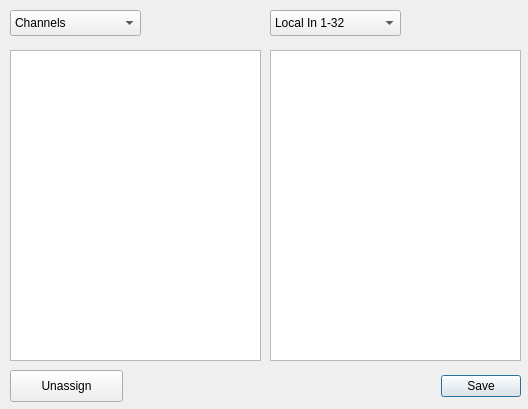
<?xml version="1.0" encoding="UTF-8"?>
<ui version="4.0">
 <class>Dialog</class>
 <widget class="QDialog" name="Dialog">
  <property name="geometry">
   <rect>
    <x>0</x>
    <y>0</y>
    <width>528</width>
    <height>409</height>
   </rect>
  </property>
  <property name="windowTitle">
   <string>Dialog</string>
  </property>
  <widget class="QDialogButtonBox" name="buttonBox">
   <property name="geometry">
    <rect>
     <x>0</x>
     <y>370</y>
     <width>521</width>
     <height>32</height>
    </rect>
   </property>
   <property name="orientation">
    <enum>Qt::Horizontal</enum>
   </property>
   <property name="standardButtons">
    <set>QDialogButtonBox::Save</set>
   </property>
  </widget>
  <widget class="QComboBox" name="inputSelect">
   <property name="geometry">
    <rect>
     <x>10</x>
     <y>10</y>
     <width>131</width>
     <height>26</height>
    </rect>
   </property>
   <item>
    <property name="text">
     <string>Channels</string>
    </property>
   </item>
  </widget>
  <widget class="QTableWidget" name="inputMatrix">
   <property name="geometry">
    <rect>
     <x>10</x>
     <y>50</y>
     <width>251</width>
     <height>311</height>
    </rect>
   </property>
   <property name="focusPolicy">
    <enum>Qt::StrongFocus</enum>
   </property>
   <property name="editTriggers">
    <set>QAbstractItemView::NoEditTriggers</set>
   </property>
   <property name="showDropIndicator" stdset="0">
    <bool>false</bool>
   </property>
   <property name="dragDropOverwriteMode">
    <bool>false</bool>
   </property>
   <property name="alternatingRowColors">
    <bool>true</bool>
   </property>
   <property name="selectionMode">
    <enum>QAbstractItemView::SingleSelection</enum>
   </property>
   <property name="textElideMode">
    <enum>Qt::ElideMiddle</enum>
   </property>
   <property name="showGrid">
    <bool>true</bool>
   </property>
   <property name="gridStyle">
    <enum>Qt::SolidLine</enum>
   </property>
   <property name="cornerButtonEnabled">
    <bool>false</bool>
   </property>
   <property name="rowCount">
    <number>0</number>
   </property>
   <property name="columnCount">
    <number>8</number>
   </property>
   <attribute name="horizontalHeaderVisible">
    <bool>false</bool>
   </attribute>
   <attribute name="horizontalHeaderDefaultSectionSize">
    <number>30</number>
   </attribute>
   <attribute name="horizontalHeaderMinimumSectionSize">
    <number>30</number>
   </attribute>
   <attribute name="verticalHeaderVisible">
    <bool>false</bool>
   </attribute>
   <attribute name="verticalHeaderDefaultSectionSize">
    <number>30</number>
   </attribute>
   <attribute name="verticalHeaderMinimumSectionSize">
    <number>30</number>
   </attribute>
   <column/>
   <column/>
   <column/>
   <column/>
   <column/>
   <column/>
   <column/>
   <column/>
  </widget>
  <widget class="QComboBox" name="outputSelect">
   <property name="geometry">
    <rect>
     <x>270</x>
     <y>10</y>
     <width>131</width>
     <height>26</height>
    </rect>
   </property>
   <item>
    <property name="text">
     <string>Local In 1-32</string>
    </property>
   </item>
   <item>
    <property name="text">
     <string>AES50 A 1-48</string>
    </property>
   </item>
   <item>
    <property name="text">
     <string>AES50 B 1-48</string>
    </property>
   </item>
   <item>
    <property name="text">
     <string>Card In 1-32</string>
    </property>
   </item>
   <item>
    <property name="text">
     <string>Aux In 1-6</string>
    </property>
   </item>
  </widget>
  <widget class="QTableWidget" name="outputMatrix">
   <property name="geometry">
    <rect>
     <x>270</x>
     <y>50</y>
     <width>251</width>
     <height>311</height>
    </rect>
   </property>
   <property name="focusPolicy">
    <enum>Qt::StrongFocus</enum>
   </property>
   <property name="editTriggers">
    <set>QAbstractItemView::NoEditTriggers</set>
   </property>
   <property name="showDropIndicator" stdset="0">
    <bool>false</bool>
   </property>
   <property name="dragDropOverwriteMode">
    <bool>false</bool>
   </property>
   <property name="alternatingRowColors">
    <bool>true</bool>
   </property>
   <property name="selectionMode">
    <enum>QAbstractItemView::SingleSelection</enum>
   </property>
   <property name="textElideMode">
    <enum>Qt::ElideMiddle</enum>
   </property>
   <property name="showGrid">
    <bool>true</bool>
   </property>
   <property name="gridStyle">
    <enum>Qt::SolidLine</enum>
   </property>
   <property name="cornerButtonEnabled">
    <bool>false</bool>
   </property>
   <property name="rowCount">
    <number>0</number>
   </property>
   <property name="columnCount">
    <number>8</number>
   </property>
   <attribute name="horizontalHeaderVisible">
    <bool>false</bool>
   </attribute>
   <attribute name="horizontalHeaderDefaultSectionSize">
    <number>30</number>
   </attribute>
   <attribute name="horizontalHeaderMinimumSectionSize">
    <number>30</number>
   </attribute>
   <attribute name="verticalHeaderVisible">
    <bool>false</bool>
   </attribute>
   <attribute name="verticalHeaderDefaultSectionSize">
    <number>30</number>
   </attribute>
   <attribute name="verticalHeaderMinimumSectionSize">
    <number>30</number>
   </attribute>
   <column/>
   <column/>
   <column/>
   <column/>
   <column/>
   <column/>
   <column/>
   <column/>
  </widget>
  <widget class="QPushButton" name="unassignButton">
   <property name="geometry">
    <rect>
     <x>10</x>
     <y>370</y>
     <width>113</width>
     <height>32</height>
    </rect>
   </property>
   <property name="text">
    <string>Unassign</string>
   </property>
   <property name="checkable">
    <bool>true</bool>
   </property>
   <property name="checked">
    <bool>false</bool>
   </property>
  </widget>
 </widget>
 <resources/>
 <connections>
  <connection>
   <sender>buttonBox</sender>
   <signal>accepted()</signal>
   <receiver>Dialog</receiver>
   <slot>accept()</slot>
   <hints>
    <hint type="sourcelabel">
     <x>248</x>
     <y>254</y>
    </hint>
    <hint type="destinationlabel">
     <x>157</x>
     <y>274</y>
    </hint>
   </hints>
  </connection>
  <connection>
   <sender>buttonBox</sender>
   <signal>rejected()</signal>
   <receiver>Dialog</receiver>
   <slot>reject()</slot>
   <hints>
    <hint type="sourcelabel">
     <x>316</x>
     <y>260</y>
    </hint>
    <hint type="destinationlabel">
     <x>286</x>
     <y>274</y>
    </hint>
   </hints>
  </connection>
 </connections>
</ui>
